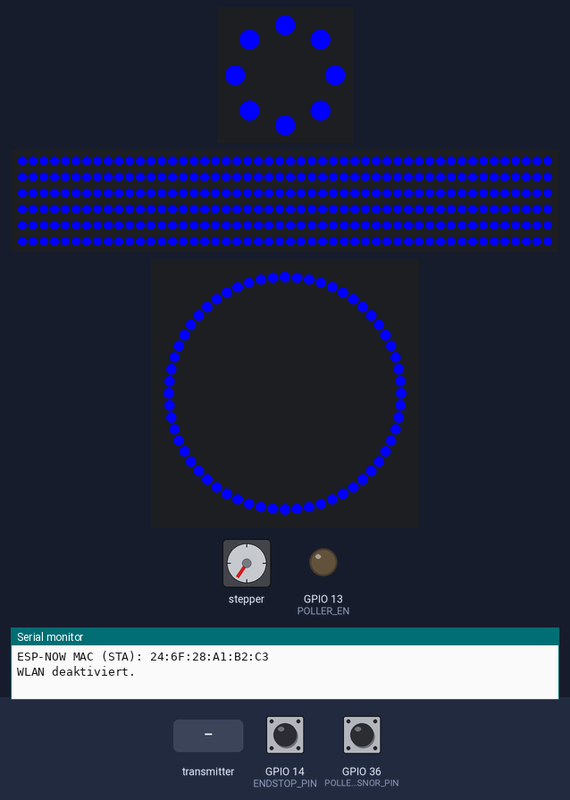
A program run on a simulated ESP32. Shown: 8 RGB LEDs in a ring, first at the top, clockwise, 300 RGB LEDs in strip order, left to right, continuing on the next row, 60 RGB LEDs in a ring, first at the top, clockwise, stepper motor, output pins drawn as LEDs (lit = HIGH), the last lines printed to the serial monitor. The test bench sets the inputs (shaded band); at power-on: GPIO 14 (ENDSTOP_PIN) HIGH, GPIO 36 (POLLER_SESNOR_PIN) HIGH. WiFi joins after 1.5 s; servers stay silent unless stated; colours are those a GRB WS2812 strip shows for the declared byte order; storage starts empty; stepper angles assume 200 steps per turn.

Above: at 1.2 s.
1.3 s: the transmitter starts sending message = poller
At 1.68 s:
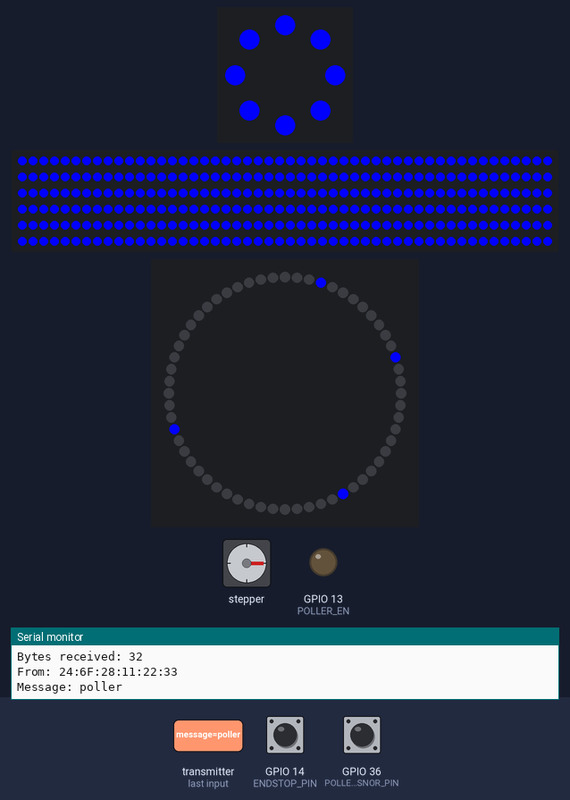
3.9 s: GPIO 14 (ENDSTOP_PIN) pulled LOW for 0.15 s
4.6 s: the transmitter starts sending message = start
7.0 s: the transmitter starts sending message = stop
At 8.13 s:
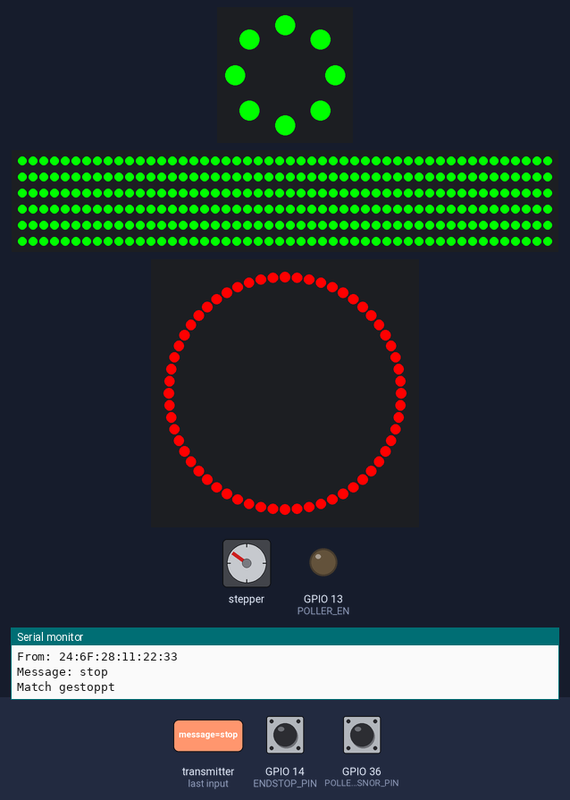
9.4 s: the transmitter starts sending message = startdm
At 9.93 s:
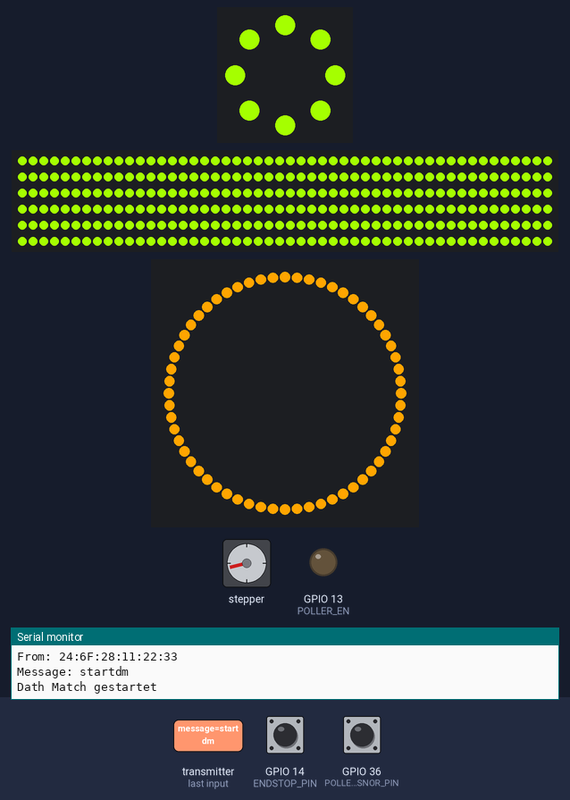
11.8 s: the transmitter starts sending message = poller
At 13.24 s:
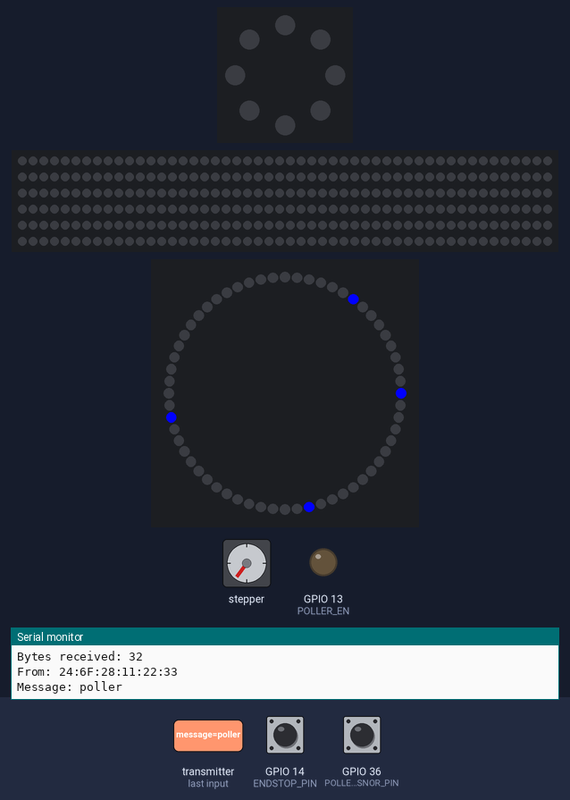
Timing chart, 0 to 25.1 s (numbered marks = the images above; inputs shaded):
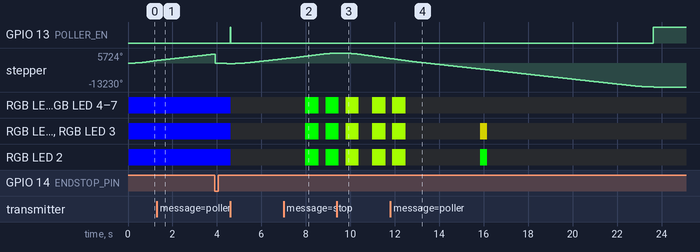

The program:

main.cpp
```cpp
#include <Arduino.h>
#include <AccelStepper.h>
#include <WiFi.h>
#include <ESPAsyncWebServer.h>
#include <LittleFS.h>
// WLED FastLED
#include <FastLED.h>
#include <esp_now.h>
#include <esp_wifi.h>

// Pin-Definitionen
#define POLLER_EN 13        // Enable Pin for the Poller
#define STEP_PIN 17         // Step-Pin
#define DIR_PIN 16          // Richtungs-Pin
#define ENDSTOP_PIN 14      // Endstop Pin, with external Pullup
#define STEPS_TO_DOWN -7350 // -7300 //-29200
#define POSITION_UP 7500
#define POLLER_SESNOR_PIN 36 // Sensor für den Poller
#define STEPPER_SPEED 45000.0f  // Geschwindigkeit des Steppers
#define STEPPER_ACCELERATION 2000 // Beschleunigung des Steppers

// Definition der Pins und LED-Anzahlen
#define WLED_PIN_RUNDUM_LEUCHTE 25
#define NUM_LEDS_RUNDUM_LEUCHTE 8

#define WLED_PIN_POLLER_STATUS 4
#define NUM_LEDS_POLLER_STATUS 60

#define WLED_PIN_ARENA 26
#define NUM_LEDS_ARENA 300

// Schalte WIFI für Debugging ein/aus
#define WIFI_ON_STARTUP false

// REPLACE WITH YOUR RECEIVER MAC Address ac:15:18:e9:7e:78
uint8_t broadcastAddress[] = {0xac, 0x15, 0x18, 0xe9, 0x7e, 0x78};

// Structure example to receive data
typedef struct struct_message {
    char message[32];
} struct_message;

// Create a struct_message called myData
struct_message myData;
struct_message myDataSend;

esp_now_peer_info_t peerInfo;

// LED-Arrays
CRGB leds_rundum[NUM_LEDS_RUNDUM_LEUCHTE];
CRGB leds_poller[NUM_LEDS_POLLER_STATUS];
CRGB leds_arena[NUM_LEDS_ARENA];

// MAC-Adresse des eigenen Geräts
static uint8_t SELF_MAC[6];

// Globale Variable zur Steuerung der Animationen
// ENUM LED_ANIMATION
enum LED_ANIMATION {
    KEINE_ANIMATION,
    COUNTDOWN_ANIMATION,
    POLLER_UEBERFAHRUNG_ANIMATION,
    ARENA_STOP_ANIMATION,
    ARENA_CONTROL_ANIMATION
};
volatile LED_ANIMATION animationToRun = KEINE_ANIMATION;

// Task-Handles
TaskHandle_t TaskLEDAnimation;
TaskHandle_t TaskArenaControl;

// AccelStepper-Objekt
AccelStepper stepper(AccelStepper::DRIVER, STEP_PIN, DIR_PIN);

// WLAN-Credentials
const char *ssid = "fablab";
const char *password = "fablabfdm";

// Erstelle einen Webserver auf Port 80
AsyncWebServer server(80);

// Aktuelle Geschwindigkeit
int currentSpeed = 0;

// Zeitsteuerung für Poller Überfahrung
unsigned long pollerStartTime = 0;
bool pollerTriggered = false;

// Interrupt-Flagge
volatile bool pollerUpFlag = false;

// Letzte Link-Qualität zum zuletzt gesehenen Peer
static uint8_t lastPeer[6] = {0};
static int8_t  lastRSSI = -127;
static float   emaRSSI  = NAN;    // gleitender Mittelwert
static uint32_t lastSeenMs = 0;

// ISR: Setzt nur die Flagge
void IRAM_ATTR pollerUp() {
    pollerUpFlag = true;
}

// Start Match
void startMatch() {
    // Starte die Animation
    animationToRun = COUNTDOWN_ANIMATION;
    stepper.moveTo(POSITION_UP);
    Serial.println("Match gestartet");
}

// Start DathMatch
void startDMatch() {
    // Starte die Animation
    animationToRun = COUNTDOWN_ANIMATION;
    stepper.moveTo(STEPS_TO_DOWN);
    Serial.println("Dath Match gestartet");
}

// Stop Match
void stopMatch() {
    // Starte die Animation
    animationToRun = ARENA_STOP_ANIMATION;
    stepper.moveTo(STEPS_TO_DOWN);
    Serial.println("Match gestoppt");
}

// Hilfsfunktion: MAC hübsch ausgeben
String macToString(const uint8_t m[6]) {
  char buf[18];
  snprintf(buf, sizeof(buf), "%02X:%02X:%02X:%02X:%02X:%02X",
           m[0], m[1], m[2], m[3], m[4], m[5]);
  return String(buf);
}

// dBm → grobe Qualitäts-% (0…100). Kein Standard, aber praxisnah.
int rssiToQuality(int8_t rssi) {
  if (rssi <= -100) return 0;
  if (rssi >=  -50) return 100;
  return 2 * (rssi + 100);
}

// Callback function that will be executed when data is received
// Neuer ESP-NOW Receive Callback (Arduino-ESP32 v3 / IDF v5)
void OnDataRecv(const esp_now_recv_info *info, const uint8_t *incomingData, int len) {
  if (!info || !incomingData || len <= 0) return;

  // Absender-MAC (optional, falls du sie brauchst)
  const uint8_t *mac = info->src_addr;   // 6 Bytes
  // int recv_channel = info->recv_channel; // optional: Kanal

  // RSSI in dBm aus dem RX-Control-Block
  int8_t rssi = info->rx_ctrl->rssi;
  lastRSSI = rssi;
  if (isnan(emaRSSI)) emaRSSI = rssi;
  else                emaRSSI = 0.2f * rssi + 0.8f * emaRSSI;
  lastSeenMs = millis();

  // Sichere Kopie (begrenzen auf Größe von myData)
  int copyLen = len < (int)sizeof(myData) ? len : (int)sizeof(myData);
  memcpy(&myData, incomingData, copyLen);

  Serial.printf("RX %dB von %s, RSSI %d dBm\n", len, macToString(lastPeer).c_str(), rssi);

  Serial.print("Bytes received: ");
  Serial.println(len);

  Serial.print("From: ");
  for (int i = 0; i < 6; ++i) {
    if (i) Serial.print(':');
    Serial.print(mac[i], HEX);
  }
  Serial.println();

  Serial.print("Message: ");
  Serial.println(myData.message);

  String msg = String(myData.message);
  if (msg == "start") {
    startMatch();
  } else if (msg == "startdm") {
    startDMatch(); // Starte Dath Match
  } else if (msg == "stop") {
    stopMatch();
  } else if (msg == "up") {
    stepper.moveTo(POSITION_UP);
  } else if (msg == "poller") {
    animationToRun = POLLER_UEBERFAHRUNG_ANIMATION;
    pollerStartTime = millis();
    pollerTriggered = true;
  } else if (msg == "down") {
    stepper.moveTo(STEPS_TO_DOWN);
  } else if (msg == "stopM") {
    stepper.stop();
  } else if (msg == "callibrate") {
    stepper.move(5000);
    while (digitalRead(ENDSTOP_PIN) == HIGH) {
      stepper.run();
    }
    stepper.stop();
    stepper.setCurrentPosition(0);
  }
}


// callback when data is sent
void OnDataSent(const uint8_t *mac_addr, esp_now_send_status_t status) {
  Serial.print("\r\nLast Packet Send Status:\t");
  Serial.println(status == ESP_NOW_SEND_SUCCESS ? "Delivery Success" : "Delivery Fail");
}

// Send data using ESP-NOW
void sendEspNow(const char* data) {
  // Set values to send
  strcpy(myDataSend.message, data);

  // Send message via ESP-NOW
  esp_err_t result = esp_now_send(broadcastAddress, (uint8_t *) &myDataSend, sizeof(myData));

  if (result == ESP_OK) {
    Serial.println("Sent with success");
  }
  else {
    Serial.println("Error sending the data");
  }
}

void runStopAnimation() {
    for (int i = 0; i < 10; i++) {
    // Alle LEDs rot aufleuchten lassen
    fill_solid(leds_rundum, NUM_LEDS_RUNDUM_LEUCHTE, CRGB::Red);
    fill_solid(leds_poller, NUM_LEDS_POLLER_STATUS, CRGB::Red);
    fill_solid(leds_arena, NUM_LEDS_ARENA, CRGB::Red);
    FastLED.show();
    vTaskDelay(100 / portTICK_PERIOD_MS);

    // LEDs ausschalten
    fill_solid(leds_rundum, NUM_LEDS_RUNDUM_LEUCHTE, CRGB::Black);
    fill_solid(leds_poller, NUM_LEDS_POLLER_STATUS, CRGB::Black);
    fill_solid(leds_arena, NUM_LEDS_ARENA, CRGB::Black);
    FastLED.show();
    vTaskDelay(100 / portTICK_PERIOD_MS);
  }
}

// Funktion für die Countdown-Animation
void runCountdownAnimation(bool end) {
  if (!end) {
    for (int i = 0; i < 3; i++) {
      // Alle LEDs rot aufleuchten lassen
      fill_solid(leds_rundum, NUM_LEDS_RUNDUM_LEUCHTE, CRGB::Orange);
      fill_solid(leds_poller, NUM_LEDS_POLLER_STATUS, CRGB::Orange);
      fill_solid(leds_arena, NUM_LEDS_ARENA, CRGB::Orange);
      FastLED.show();
      vTaskDelay(500 / portTICK_PERIOD_MS);

      // LEDs ausschalten
      fill_solid(leds_rundum, NUM_LEDS_RUNDUM_LEUCHTE, CRGB::Black);
      fill_solid(leds_poller, NUM_LEDS_POLLER_STATUS, CRGB::Black);
      fill_solid(leds_arena, NUM_LEDS_ARENA, CRGB::Black);
      FastLED.show();
      vTaskDelay(500 / portTICK_PERIOD_MS);
    }
  }

  if (end) {
    for (int i = 0; i < 3; i++) {
      // Alle LEDs rot aufleuchten lassen
      fill_solid(leds_rundum, NUM_LEDS_RUNDUM_LEUCHTE, CRGB::Red);
      fill_solid(leds_poller, NUM_LEDS_POLLER_STATUS, CRGB::Red);
      fill_solid(leds_arena, NUM_LEDS_ARENA, CRGB::Red);
      FastLED.show();
      vTaskDelay(500 / portTICK_PERIOD_MS);

      // LEDs ausschalten
      fill_solid(leds_rundum, NUM_LEDS_RUNDUM_LEUCHTE, CRGB::Black);
      fill_solid(leds_poller, NUM_LEDS_POLLER_STATUS, CRGB::Black);
      fill_solid(leds_arena, NUM_LEDS_ARENA, CRGB::Black);
      FastLED.show();
      vTaskDelay(500 / portTICK_PERIOD_MS);
    }

    sendEspNow("matchReady");

    // Alles schlagartig grün für 2 Sekunden
    fill_solid(leds_rundum, NUM_LEDS_RUNDUM_LEUCHTE, CRGB::Green);
    fill_solid(leds_poller, NUM_LEDS_POLLER_STATUS, CRGB::Green);
    fill_solid(leds_arena, NUM_LEDS_ARENA, CRGB::Green);
    FastLED.show();
    vTaskDelay(2000 / portTICK_PERIOD_MS);

    // LEDs ausschalten
    fill_solid(leds_rundum, NUM_LEDS_RUNDUM_LEUCHTE, CRGB::Black);
    fill_solid(leds_poller, NUM_LEDS_POLLER_STATUS, CRGB::Black);
    fill_solid(leds_arena, NUM_LEDS_ARENA, CRGB::Black);
    FastLED.show();
  }
}

// Hilfsfunktion für die blaue Wellenanimation
void animateBlueWaves() {
  static int wavePosition = 0;
  fill_solid(leds_poller, NUM_LEDS_POLLER_STATUS, CRGB::Black);

  // Simulation der Ringe mit unterschiedlichen LED-Anzahlen
  int ringSizes[] = {8, 12, 16, 14};  // Summe sollte 50 ergeben
  int ringStarts[] = {0, 8, 20, 36};
  int numRings = sizeof(ringSizes) / sizeof(ringSizes[0]);

  for (int ring = 0; ring < numRings; ring++) {
    int start = ringStarts[ring];
    int size = ringSizes[ring];
    int pos = (wavePosition + ring) % size;
    leds_poller[start + pos] = CRGB::Blue;
  }

  FastLED.show();
  wavePosition++;
}

// Hilfsfunktion für das rote Rundumlicht
void animateRotatingRedLight() {
  static int position = 0;

  fill_solid(leds_rundum, NUM_LEDS_RUNDUM_LEUCHTE, CRGB::Black);

  int prevPos = (position - 1 + NUM_LEDS_RUNDUM_LEUCHTE) % NUM_LEDS_RUNDUM_LEUCHTE;
  int nextPos = (position + 1) % NUM_LEDS_RUNDUM_LEUCHTE;

  leds_rundum[prevPos] = CRGB::Red / 2;
  leds_rundum[position] = CRGB::Red;
  leds_rundum[nextPos] = CRGB::Red / 2;

  FastLED.show();
  position = (position + 1) % NUM_LEDS_RUNDUM_LEUCHTE;
}

// Funktion für die PollerÜberfahrung-Animation
void runPollerUeberfahrungAnimation() {
  uint32_t startTime = millis();
  bool isRedPhase = false;

  while (millis() - startTime < 3000 || !isRedPhase) {
    if (millis() - startTime < 3000) {
      // Blaue Wellenanimation von außen nach innen
      animateBlueWaves();
    } else {
      if (!isRedPhase) {
        // Wechsel zur Rotphase
        fill_solid(leds_poller, NUM_LEDS_POLLER_STATUS, CRGB::Red);
        FastLED.show();
        isRedPhase = true;
      }

      // Rundumlicht in Rot
      animateRotatingRedLight();
    }
    vTaskDelay(50 / portTICK_PERIOD_MS);
  }

  // LEDs ausschalten
  fill_solid(leds_poller, NUM_LEDS_POLLER_STATUS, CRGB::Black);
  fill_solid(leds_rundum, NUM_LEDS_RUNDUM_LEUCHTE, CRGB::Black);
  FastLED.show();
}

// Task für die LED-Animationen
void LEDAnimationTask(void *pvParameters) {
  while (1) {
    switch (animationToRun) {
      case COUNTDOWN_ANIMATION:
        runCountdownAnimation(false);
        if (!stepper.isRunning()) {
          runCountdownAnimation(true);
          animationToRun = KEINE_ANIMATION;  // Reset der Animation
        }
        break;
      case POLLER_UEBERFAHRUNG_ANIMATION:
        runPollerUeberfahrungAnimation();
        if (!stepper.isRunning()) {
          animationToRun = KEINE_ANIMATION;
        }
        break;
      case ARENA_STOP_ANIMATION:
        runStopAnimation();
        if (!stepper.isRunning()) {
          animationToRun = KEINE_ANIMATION;
        }
        break;
      default:
        vTaskDelay(100 / portTICK_PERIOD_MS);
            // LEDs ausschalten
            //fill_solid(leds_rundum, NUM_LEDS_RUNDUM_LEUCHTE, CRGB::Black);
            //fill_solid(leds_poller, NUM_LEDS_POLLER_STATUS, CRGB::Black);
            //fill_solid(leds_arena, NUM_LEDS_ARENA, CRGB::Black);
            //FastLED.show();
        break;
    }
  }
}

// Arena-Steuerung Task (hier kannst du weitere Animationen implementieren)
void ArenaControlTask(void *pvParameters) {
    while (true) {
      stepper.run();

      // Überprüfe, ob der Poller oben ist
      if (pollerUpFlag) {
          pollerUpFlag = false;
          stepper.stop();
          stepper.setCurrentPosition(0);
          stepper.moveTo(POSITION_UP);
          Serial.println("Endstop reached (Interrupt)");
      }

      // Steuere den Enable-Pin des Steppers
      if (stepper.currentPosition() == stepper.targetPosition()) {
          digitalWrite(POLLER_EN, HIGH);
      } else {
          digitalWrite(POLLER_EN, LOW);
      }

      // Überprüfe den Endstop
      if (digitalRead(ENDSTOP_PIN) == LOW) {
          stepper.stop();
          stepper.setCurrentPosition(0);
          stepper.move(-100); // Sichere Entfernung vom Endstop
          Serial.println("Endstop reached");
          Serial.println(stepper.maxSpeed());
      }

      // Überprüfe Poller Überfahrung
      if (digitalRead(POLLER_SESNOR_PIN) == LOW && !pollerTriggered && stepper.currentPosition() == stepper.targetPosition()) {
          // Animation auslösen und Timer starten
          animationToRun = POLLER_UEBERFAHRUNG_ANIMATION;
          pollerStartTime = millis();
          pollerTriggered = true;
          Serial.println("Poller Überfahrung erkannt");
      }

      // Wenn Poller Überfahrung erkannt wurde, 3 Sekunden warten und dann Stepper bewegen
      if (pollerTriggered && (millis() - pollerStartTime >= 3000)) {
          // Poller hochfahren
          stepper.moveTo(POSITION_UP);
          stepper.run(); // Dies muss in jedem Loop aufgerufen werden, damit der Motor sich bewegt
          pollerTriggered = false; // Rücksetzen, um zukünftige Aktionen zu ermöglichen
          Serial.println("Poller hoch, da überfahren");
      }
      delay(1);
    }
}

void loop() {
  vTaskDelete(NULL);
  // Periodisch Link-Qualität loggen, falls zuletzt Frames empfangen wurden
}


void setup() {
    pinMode(ENDSTOP_PIN, INPUT_PULLUP);
    pinMode(POLLER_SESNOR_PIN, INPUT);
    pinMode(POLLER_EN, OUTPUT);
    digitalWrite(POLLER_EN, LOW);

    // Seriellen Monitor starten
    Serial.begin(115200);
    while (!Serial) {
      delay(10);
    }

    // WLED starten
    FastLED.addLeds<WS2812B, WLED_PIN_RUNDUM_LEUCHTE, RGB>(leds_rundum, NUM_LEDS_RUNDUM_LEUCHTE); //,  RGB>(leds_poller, NUM_LEDS_POLLER_STATUS, NUM_LEDS_RUNDUM_LEUCHTE)
    FastLED.addLeds<WS2812B, WLED_PIN_ARENA, RGB>(leds_arena, NUM_LEDS_ARENA);
    FastLED.addLeds<WS2812B, WLED_PIN_POLLER_STATUS, GRB>(leds_poller, NUM_LEDS_POLLER_STATUS);
    // Alle streifen an auf blau
    fill_solid(leds_rundum, NUM_LEDS_RUNDUM_LEUCHTE, CRGB::Blue);
    fill_solid(leds_poller, NUM_LEDS_POLLER_STATUS, CRGB::Blue);
    fill_solid(leds_arena, NUM_LEDS_ARENA, CRGB::Blue);
    FastLED.show();

    // Set device as a Wi-Fi Station
    WiFi.mode(WIFI_STA);
    WiFi.setSleep(false);
    esp_wifi_set_ps(WIFI_PS_NONE);
    //WiFi.disconnect();

    // Eigene MAC (STA) ausgeben
    esp_wifi_get_mac(WIFI_IF_STA, SELF_MAC);
    Serial.printf("ESP-NOW MAC (STA): %s\n", macToString(SELF_MAC).c_str());


    // Init ESP-NOW
    if (esp_now_init() != ESP_OK) {
      Serial.println("Error initializing ESP-NOW");
      return;
    }

    // Register for a callback function that will be called when data is received
    esp_now_register_recv_cb(OnDataRecv);
    esp_now_register_send_cb(OnDataSent);

    // Register peer
    memcpy(peerInfo.peer_addr, broadcastAddress, 6);
    peerInfo.channel = 0;
    peerInfo.encrypt = false;

    // Add peer
    if (esp_now_add_peer(&peerInfo) != ESP_OK){
        Serial.println("Failed to add peer");
        ESP.restart();
        return;
    }

    // WLAN starten
    if (WIFI_ON_STARTUP) {
      WiFi.begin(ssid, password);
      while (WiFi.status() != WL_CONNECTED) {
          delay(1000);
          Serial.println("Verbindung zum WLAN wird hergestellt...");
      }
      Serial.println("Mit dem WLAN verbunden!");
      Serial.println(WiFi.localIP());
    } else {
      Serial.println("WLAN deaktiviert.");
    }

    // LittleFS starten
    if (!LittleFS.begin()) {
        Serial.println("LittleFS konnte nicht gestartet werden.");
        return;
    }

    // Konfiguration des Steppers
    stepper.setMaxSpeed(STEPPER_SPEED);
    stepper.setAcceleration(STEPPER_ACCELERATION);

    // Interrupt für Poller
    attachInterrupt(digitalPinToInterrupt(ENDSTOP_PIN), pollerUp, FALLING);

    // Routen für Webserver definieren
    server.on("/", HTTP_GET, [](AsyncWebServerRequest *request) {
        request->send(LittleFS, "/index.html", "text/html");
    });

    server.on("/style.css", HTTP_GET, [](AsyncWebServerRequest *request) {
        request->send(LittleFS, "/style.css", "text/css");
    });

    // API-Routen
    server.on("/up", HTTP_GET, [](AsyncWebServerRequest *request) {
        stepper.moveTo(POSITION_UP);
        request->send(200, "text/plain", "Motor nach oben");
    });

    server.on("/callibrate", HTTP_GET, [](AsyncWebServerRequest *request) {
        stepper.move(100000);
        request->send(200, "text/plain", "Motor kalibriert");
    });

    server.on("/down", HTTP_GET, [](AsyncWebServerRequest *request) {
        stepper.moveTo(STEPS_TO_DOWN);
        request->send(200, "text/plain", "Motor nach unten");
    });

    server.on("/stopM", HTTP_GET, [](AsyncWebServerRequest *request) {
        stepper.stop();
        request->send(200, "text/plain", "Motor gestoppt");
    });

    server.on("/start", HTTP_GET, [](AsyncWebServerRequest *request) {
        startMatch();
        request->send(200, "text/plain", "Geschwindigkeit gesetzt");
    });

    server.on("/stop", HTTP_GET, [](AsyncWebServerRequest *request) {
        stopMatch();
        request->send(200, "text/plain", "Geschwindigkeit gesetzt");
    });

    // Webserver starten
    server.begin();
    // Erstelle Task für LED-Animationen
    // Erstellung der Tasks
  xTaskCreatePinnedToCore(
    LEDAnimationTask,    // Task-Funktion
    "LEDAnimationTask",  // Name des Tasks
    4096,                // Stack-Größe
    NULL,                // Task-Parameter
    1,                   // Priorität
    &TaskLEDAnimation,   // Task-Handle
    0                    // Core-ID
  );

  xTaskCreatePinnedToCore(
    ArenaControlTask,
    "ArenaControlTask",
    4096,
    NULL,
    1,
    &TaskArenaControl,
    1
  );

  stepper.moveTo(POSITION_UP);
}
```

Measured:
- after the input at 1.3 s, the LEDs: change after 0.24 s (image 1)
- after the input at 9.4 s, the LEDs: first differ from a run without the input after 0.39 s (image 3)
- after the input at 11.8 s, GPIO 13 (POLLER_EN): LOW → HIGH after 11.8 s instead of 9.7 s; the LEDs: first differ from a run without the input after 1.3 s (image 4)
